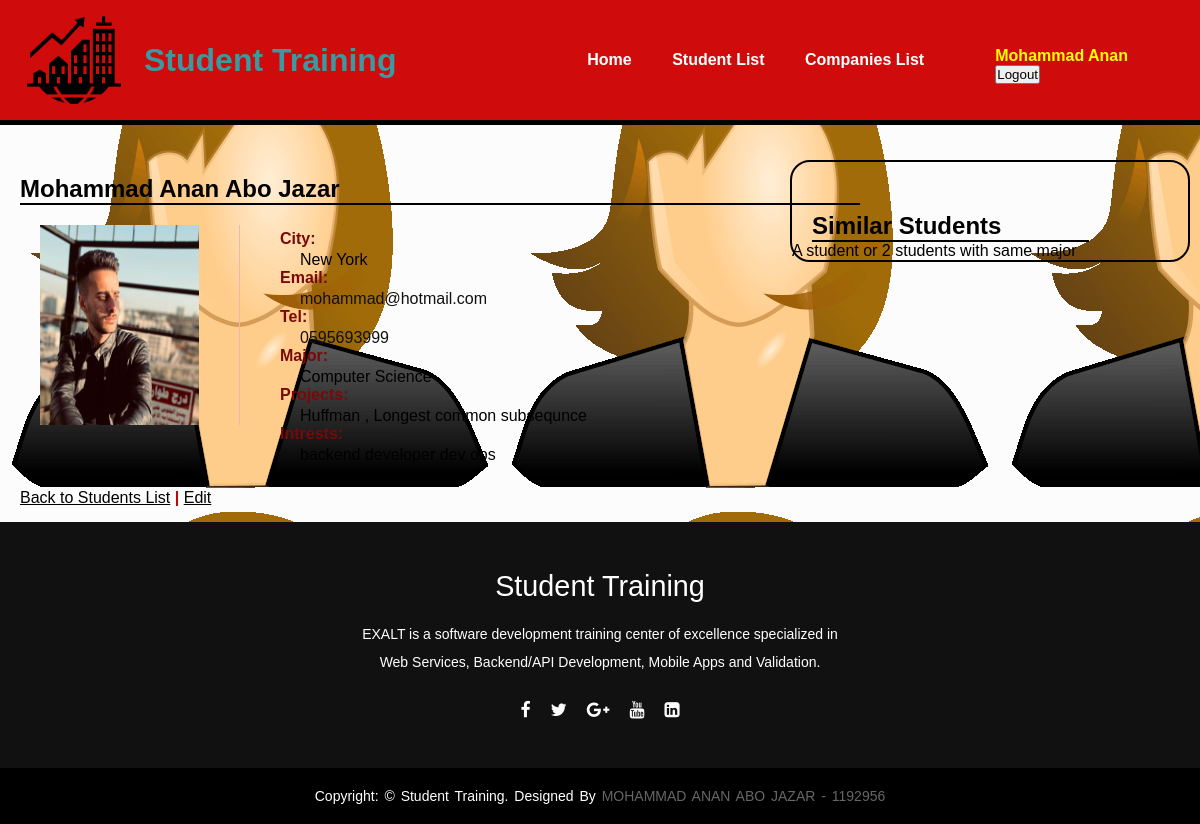
The page /student.php?id=1 (signed in) on the database its author committed.
### tables this page shows
CREATE TABLE `student` (
  `id` int(50) NOT NULL,
  `name` varchar(50) NOT NULL,
  `cityid` int(50) NOT NULL,
  `email` varchar(50) NOT NULL,
  `tel` varchar(50) NOT NULL,
  `university` varchar(50) NOT NULL,
  `major` varchar(50) NOT NULL,
  `projects` varchar(100) NOT NULL,
  `interests` varchar(200) NOT NULL,
  `photopath` varchar(100) NOT NULL,
  `userid` int(11) NOT NULL
);

CREATE TABLE `city` (
  `id` int(50) NOT NULL,
  `name` varchar(50) NOT NULL,
  `country` varchar(50) NOT NULL
);

### model.php (called while the page is built, shortened)
<?php
    class Model{
        public function getCity($cityid){
            $object_db = new DatabaseConnection;
            $conn = $object_db->connect();
            $query = "SELECT id , name , country FROM city WHERE id=".$cityid;
            $statement = $conn->prepare($query);
            $statement->execute();
            $count = $statement->rowCount();
            $city = "";
            if ($count == 1){
                while($row=$statement->fetch(PDO::FETCH_NUM)){
                    $city = $row[2];
                }
                return $city;
            }
            else{
                $city = "No City";
                return $city;
            }
        }
        public function getStudentRecord1($id){
            $object_db = new DatabaseConnection;
            $conn = $object_db->connect();
            $query = "SELECT id , name , cityid , email , tel , university , major
            , projects , interests , photopath , userid FROM student WHERE userid ='".$id."'";
            $statement = $conn->prepare($query);
            $statement->execute();
            return $statement ;
        }
    }
?>

### student.php (the view, shortened to what this page needs)
<?php include "parts/_header.php" ?>
<?php include_once 'model.php'; ?>
<main>
    <?php
        if(isset($_GET['id'])){
            $userid = $_GET['id'];
            $model_obj = new Model;
            $statement = $model_obj->getStudentRecord1($userid);
            $count = $statement->rowCount();
            if ($count > 0){
                while($row=$statement->fetch(PDO::FETCH_NUM)){
                    $city = $model_obj->getCity($row[2]);
                    ?>
                    <h2><?php echo $row[1] ?></h2>
                    <img class='description-img' id='description-student-img' src='<?php echo $row[9]?>' alt='student image'/>
                    <dl class='decription' id='description-student'>
                        <dt>City:</dt>
                        <dd><?php echo $city ?></dd>
                        <dt>Email:</dt>
                        <dd><a href='mailto:<?php echo $row[3] ?>'><?php echo $row[3] ?></a></dd>
                        <dt>Tel:</dt>
                        <dd><a href='tel:+<?php echo $row[4] ?>'><?php echo $row[4] ?></a></dd>
                        <dt>Major:</dt>
                        <dd><?php echo $row[6] ?></dd>
                        <dt>Projects:</dt>
                        <dd><?php echo $row[7] ?></dd>
                        <dt>Intrests:</dt>
                        <dd><?php echo $row[8]?></dd>
                    </dl>
        <?php }}} ?>
        <?php if ($_SESSION['userid'] == $_GET['id']){ ?>
        <p class="back-edit-link">
            <a  href="students.php" >Back to Students List</a> <span>|</span> <a href="add-student.php?is_edit=0&id=<?php echo $_GET['id'] ?>">Edit</a>
        </p>
        <?php } else { ?>
        <p class="back-edit-link">
            <a href="students.php" >Back to Students List</a>
        </p>
        <?php } ?>
    <aside>
        <h2>Similar Students</h2>
        <p>
            A student or 2 students with same major
        </p>
    </aside>
</main>
<?php include "parts/_footer.php" ?>

### css/layout.css (style rules this page uses)
* { margin: 0; padding: 0; box-sizing: border-box; }
body { background-color: #fcfcfc; font-family: sans-serif; background-image: url("images/my-photo.png"); }
main h2 { margin-top: 50px; margin-left: 20px; border-bottom: 2px black solid; width: 70%; }
aside { border: black 2px solid; width: 400px; position: absolute; top: 10em; right: 0; margin-right: 10px; border-radius: 20px; }
.description-img { width: 300px; height: 200px; margin-top: 10px; margin-left: 16px; padding-right: 40px; border-right: 1.3px rgb(237, 181, 181) solid; }
.decription { position: absolute; top: 220px; left: 400px; }
#description-student-img.description-img { width: 200px; margin-bottom: 50px; margin-top: 20px; margin-left: 40px; }
#description-student.decription { left: 280px; margin-top: 10px; }
dd { padding-left: 20px; padding-top: 3px; color: black; text-decoration: none; }
dt { color: rgb(121, 9, 9); font-weight: 550; }
.decription a { color: #111; text-decoration: none; transition: 0.20s ease-in; }
.back-edit-link { margin-left: 20px; margin-top: 10px; margin-bottom: 15px; }
.back-edit-link a { color: #000; }
.back-edit-link span { color: rgb(190, 8, 8); font-weight: 600; }

### rows shown on the page
student: name "Mohammad Anan Abo Jazar", photopath (picture), cityid.country "New York", email "mohammad@hotmail.com", tel "0595693999", major "Computer Science", projects "Huffman , Longest common subsequnce", interests "backend developer dev ops"

### other values the page prints
$displayname "Mohammad Anan"
